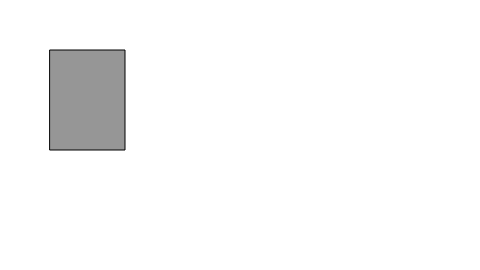
Frame 1 (no input)
Frame 60 (no input): identical to frame 1, image omitted
Frame 120 (the mouse pressed at the canvas centre since frame 60): identical to frame 1, image omitted

The p5.js sketch that drew this single still picture (run headless with seeded random() and noise() and a simulated clock; from frame 60 on, the mouse is pressed at the canvas centre):

// p5.js sketch
// ── sketch.js
function setup() {
  createCanvas(480, 270);
  stroke(0); 
  fill(150);
}

function draw() {
  background(255);
  rect(50,50,75,100);
}
